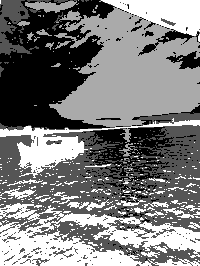
#> input picture src/imagen_segmentada_guardada.png, 200 x 266 px
$ jupyter execute --allow-errors contorno_difuso.ipynb
#> lines starting #> are read from the running program, lines starting #| are printed output that depends on the picture; after the words box and inside, x2 and y2 are one past the last pixel; in counts of white or black regions, pixels touching at a corner belong together
### src/utils.py
import numpy as np
from matplotlib import pyplot as plt

#from fuzzylogic.classes import Domain
#from fuzzylogic.functions import triangular, S, R,bounded_sigmoid

async def aplicar_logica_difusa_posicion(centroide, dimensiones, mostrar_grafica=False):
    x, y = centroide
    ancho, alto = dimensiones

    pos_x = Domain("x", 0, ancho)
    pos_y = Domain("y", 0, alto)

    pos_x.left = S(0, ancho/2)
    pos_x.center = triangular(ancho/4, (3*ancho)/4)
    pos_x.right = R(ancho/2,  ancho)

    pos_y.top = triangular(0, alto/2)
    pos_y.bottom = triangular(alto/2, alto)

    grado_izq = pos_x.left(x)
    grado_centro = pos_x.center(x)
    grado_der = pos_x.right(x)

    grado_arriba = pos_y.top(y)
    grado_abajo = pos_y.bottom(y)

    pos_x_res = ""
    pos_y_res = ""

    if grado_izq >= grado_centro and grado_centro!=0.00:
        pos_x_res = "centrado hacia la izquierda"
    elif grado_der >= grado_centro and grado_centro!=0.00:
        pos_x_res = "centrado hacia la derecha"
    elif grado_izq > grado_centro and grado_izq > grado_der:
        pos_x_res = "a la izquierda"
    elif grado_centro > grado_izq and grado_centro > grado_der:
        pos_x_res = "en el centro"
    else:
        pos_x_res = "a la derecha"

    if grado_arriba >=  grado_abajo:
        pos_y_res = "arriba"
    else:
        pos_y_res = "abajo"

    if mostrar_grafica:
        x_vals = np.arange(0, ancho, 1)
        plt.figure(figsize=(10, 5))
        plt.plot(x_vals, [pos_x.left(val) for val in x_vals], 'b', linewidth=1.5, label='Izquierda')
        plt.plot(x_vals, [pos_x.center(val) for val in x_vals], 'g', linewidth=1.5, label='Centro')
        plt.plot(x_vals, [pos_x.right(val) for val in x_vals], 'r', linewidth=1.5, label='Derecha')
        plt.title('Funciones de Pertenencia para la Posición Horizontal')
        plt.xlabel('Coordenada X')
        plt.ylabel('Grado de Pertenencia')
        plt.legend()
        plt.grid(True)
        plt.show()

        y_vals = np.arange(0, alto, 1)
        plt.figure(figsize=(10, 5))
        plt.plot(y_vals, [pos_y.top(val) for val in y_vals], 'b', linewidth=1.5, label='Arriba')
        plt.plot(y_vals, [pos_y.bottom(val) for val in y_vals], 'r', linewidth=1.5, label='Abajo')
        plt.title('Funciones de Pertenencia para la Posición Vertical')
        plt.xlabel('Coordenada Y')
        plt.ylabel('Grado de Pertenencia')
        plt.legend()
        plt.grid(True)
        plt.show()

    return f"{pos_y_res} {pos_x_res}", grado_izq, grado_centro, grado_der


# [28 lines left out: function aplicar_logica_difusa_pixeles, not called in this run]

def crop_horizontal(imagen, indice_vertical):
    """
    Recorta una imagen a color horizontalmente en un índice dado.
    Args:
        imagen: Una imagen a color en formato NumPy.
        indice_vertical: El índice vertical donde se realizará el recorte.
    Returns:
        Una tupla que contiene dos imágenes: la parte superior y la parte inferior.
    """

    if indice_vertical < 0 or indice_vertical >= imagen.shape[0]:
        raise ValueError("El índice vertical está fuera de los límites de la imagen.")
    parte_superior = imagen[:indice_vertical, :,:]
    parte_inferior = imagen[indice_vertical:, :,:]
    return parte_superior, parte_inferior

### src/contorno_difuso.ipynb
[cell 1]
import cv2
import numpy as np
import skfuzzy as fuzz
from skfuzzy import control as ctrl
from os.path import dirname, abspath, join
from sys import argv
import sys
import matplotlib.pyplot as plt
import os
from utils import crop_horizontal

#> (a cell that did not finish here is left out)

[cell 3]
#Define the gaussmf function
def gaussmf(x, mean, sigma):
    return np.exp(-((x - mean) ** 2.) / (float(sigma) ** 2.))

[cell 4]
# Define the membership functions
def define_mf(mean):
#> further down, image is the input picture: shape (266, 200, 3); min 0, max 255, mean 125.2
    return {
        'low': gaussmf(universe, 43, 43),
        'medium': gaussmf(universe, 127 , 43),
        'high': gaussmf(universe, 255 , 43)
    }

[cell 5]
# Define means for P1, P2, P3
P1_mean = 0
P2_mean = 0
P3_mean = 0

# Calculate membership functions
#> (the rest of this cell did not finish here and is left out)

[cell 6]
def detectar_horizonte(image):
    """ Halla la línea del horizonte a través de las colisiones de dos gradientes de color.

    Args:
        image (Image): Imagen del agua

    Returns:
        image, transition_index: retorna la imagen dibujada con la línea del horizonte y la línea completa del horizonte
    """
    gray = cv2.cvtColor(image, cv2.COLOR_BGR2GRAY)
    blurred_image = cv2.GaussianBlur(gray, (5, 5), 0)
    gradient = np.gradient(blurred_image, axis=0)
    smoothed_gradient = np.convolve(np.mean(gradient, axis=1), np.ones(15)/15, mode='same')

    transition_index = np.argmax(np.abs(smoothed_gradient))
    print(transition_index)
    horizon_mask = np.zeros(image.shape[:2], dtype=np.uint8)
    if transition_index is not None:
        cv2.line(image, (0, transition_index), (image.shape[1], transition_index), (0, 255, 0), thickness=2)
        horizon_mask[transition_index-2:transition_index+2, :] = 255  # Crear una máscara binaria
    cv2.imshow('horizontada', image)
    cv2.waitKey(0)
    cv2.destroyAllWindows()
    return image, horizon_mask, transition_index

[cell 7]
def segment_image(image, horizon_mask):
    rows, cols = image.shape[:2]
    horizon_line = np.argmax(horizon_mask, axis=0)  # Encuentra la línea del horizonte

    sea_mask = np.zeros((rows, cols), dtype=np.uint8)
    sky_mask = np.zeros((rows, cols), dtype=np.uint8)

    for col in range(cols):
        horizon_row = horizon_line[col]
        sea_mask[horizon_row:, col] = 255
        sky_mask[:horizon_row, col] = 255

    return sea_mask, horizon_mask, sky_mask

[cell 8]
def detect_horizon(image_path):
    # Cargar la imagen
    print(f"Cargando imagen desde: {image_path}")  # Imprimir la ruta de la imagen para verificación
    image = cv2.imread(image_path)
    # Verificar si la imagen se ha cargado correctamente
    if image is None:
        raise ValueError("La imagen no se pudo cargar. Verifica la ruta del archivo y asegúrate de que el archivo exista.")
    image=cv2.resize(image, (300, 300))

    # Detectar el horizonte
    horizonte_image, horizon_mask, trans = detectar_horizonte(image)

    # Segmentar la imagen en mar, horizonte y cielo
    #sea_mask, horizon_mask, sky_mask = segment_image(image, horizon_mask)
    _,imagen=crop_horizontal(image, trans)

    # Detectar objetos en el mar usando la lógica difusa
    objetos_detectados = detectar_objetos_en_el_mar(imagen)

    # Mostrar la imagen con el horizonte detectado y los objetos
    resized_image = cv2.resize(image, (300, 300))  # Ajustar el tamaño para mejor visualización
    cv2.imshow('Horizon Detection and Object Detection', resized_image)
    cv2.waitKey(0)
    cv2.destroyAllWindows()

[cell 9]
def detectar_objetos_en_el_mar(sea_mask):

    if sea_mask is None:
         print("Error: Image not loaded properly.")
    else:
         gray = cv2.cvtColor(sea_mask, cv2.COLOR_BGR2GRAY)


    # Aplicar un filtro Gaussiano para reducir el ruido
    blurred = cv2.GaussianBlur(gray, (5, 5), 0)
    #rezides=cv2.resize(gray, (300,300))
        # Convertir la imagen a escala de grises

    # Aplicar la máscara del mar
    # sea_region = cv2.bitwise_and(sea_mask, sea_mask, mask=sea_mask)
    cv2.imshow('mascara mar', gray)
    cv2.waitKey(0)
    cv2.destroyAllWindows()

    # Crear una imagen para guardar los bordes difusos
    fuzzy_edge_image = np.zeros_like(gray, dtype=np.uint8)


    # Obtener las dimensiones de la imagen
    height, width = gray.shape

    # Recorrer cada píxel de la imagen
    for y in range(0, height - 1):
        for x in range(0, width - 1):
            # Obtener los valores de los píxeles vecinos
            pixel_P1 = gray[y, x]
            pixel_P2 = gray[y, x + 1]
            pixel_P3 = gray[y + 1, x]
            pixel_P4 = gray[y + 1, x + 1]

            # Asignar los valores a las variables difusas
            edge_detection.input['P1'] = pixel_P1
            edge_detection.input['P2'] = pixel_P2
            edge_detection.input['P3'] = pixel_P3
            edge_detection.input['P4'] = pixel_P4

            # Calcular el valor de salida
            edge_detection.compute()
            fuzzy_edge_image[y + 1, x + 1] = edge_detection.output['P4_out']


        # Dibujar los contornos en la imagen original

            # Umbralizar la imagen resultante para obtener los contornos
    _, thresh = cv2.threshold(fuzzy_edge_image, 127, 255, cv2.THRESH_BINARY)

        # Encontrar los contornos
    contours, _ = cv2.findContours(thresh, cv2.RETR_EXTERNAL, cv2.CHAIN_APPROX_SIMPLE)
        # Aplicar la máscara del mar
    print(fuzzy_edge_image)
    #contours = cv2.bitwise_and(rezides, rezides, mask=fuzzy_edge_image)
    cv2.imshow('contours', fuzzy_edge_image)
    cv2.waitKey(0)
    cv2.destroyAllWindows()
    rezides2=cv2.resize(sea_mask, (300, 300))
    contour_image = sea_mask.copy()
    #blended = cv2.addWeighted(contours, 0.5, contour_image, 0.5, 0)
    #cv2.drawContours(contour_image, contours, -1, (0, 255, 0), 2)   #no
    # Mostrar la imagen con los contornos detectados
    #cv2.imshow('contours', blended)
    cv2.imshow('contours2', contour_image)
    cv2.waitKey(0)
    cv2.destroyAllWindows()

#> (a cell that did not finish here is left out)

#> in detect_horizon, `image=cv2.resize(image, (300, 300))`:
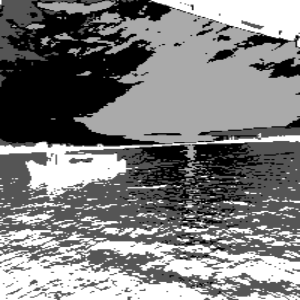
#> image: shape (300, 300, 3); min 0, max 255, mean 125.2
#> in detectar_horizonte, `blurred_image = cv2.GaussianBlur(gray, (5, 5), 0)`:
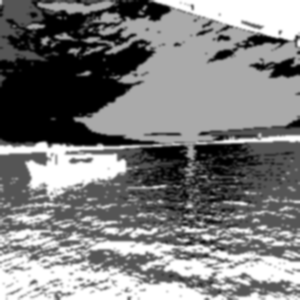
#> blurred_image: shape (300, 300); min 0, max 255, mean 125.2
#> in detectar_horizonte, `gradient = np.gradient(blurred_image, axis=0)`:
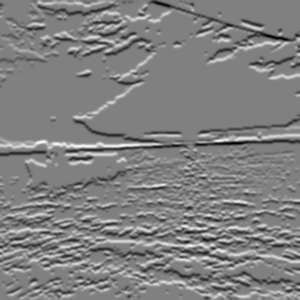
#> gradient: shape (300, 300) float64; min -79.5, max 78, mean 0.3; drawn with min black and max white
#> in detectar_horizonte, `smoothed_gradient = np.convolve(np.mean(gradient, axis=1), np.ones(15)..`: smoothed_gradient = 300 values, max 3.67 at index 291, min -3.75 at index 126, mean 0.241
#> in detectar_horizonte, `transition_index = np.argmax(np.abs(smoothed_gradient))`: transition_index = 126
#| 126
#> in detectar_horizonte, `cv2.line(image, (0, transition_index), (image.shape[1], transition_ind..`:
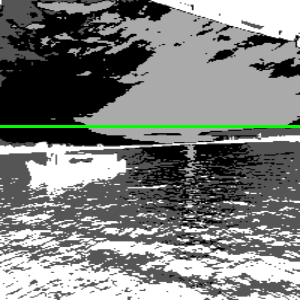
#> image: shape (300, 300, 3); 1% of pixels changed, all inside (x1, y1, x2, y2) = (0, 125, 300, 128)
#> in detect_horizon, `horizonte_image, horizon_mask, trans = detectar_horizonte(image)`:
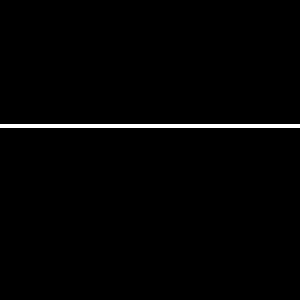
#> horizon_mask: shape (300, 300); 1.3% white; 1 white region, box (x1, y1, x2, y2) and area: (0, 124, 300, 128) 1200
#> in crop_horizontal, `parte_superior = imagen[:indice_vertical, :,:]`:
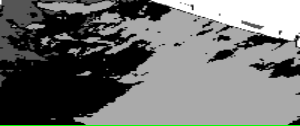
#> parte_superior: shape (126, 300, 3); mean B, G, R 108.6, 110.6, 108.6
#> in crop_horizontal, `parte_inferior = imagen[indice_vertical:, :,:]`:
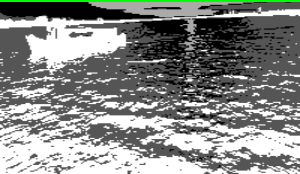
#> parte_inferior: shape (174, 300, 3); mean B, G, R 135.4, 138.3, 135.4
#> in detectar_objetos_en_el_mar, `blurred = cv2.GaussianBlur(gray, (5, 5), 0)`:
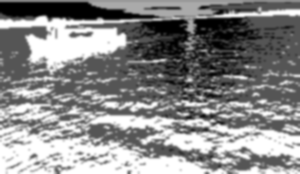
#> blurred: shape (174, 300); min 0, max 255, mean 137.1
#> after the loop in detectar_objetos_en_el_mar, `for y in range(0, height - 1):`: fuzzy_edge_image: shape (174, 300); every value is 0
